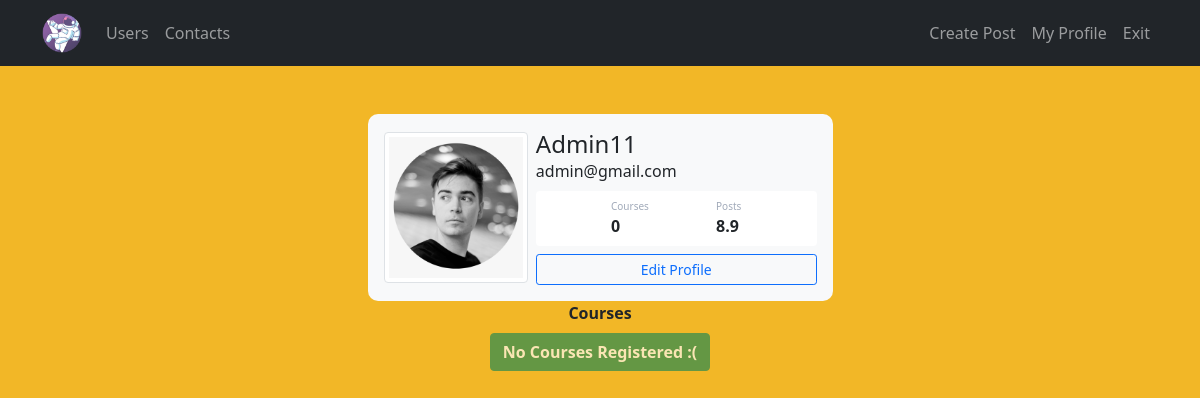
The app's page /profile (signed in), older data.
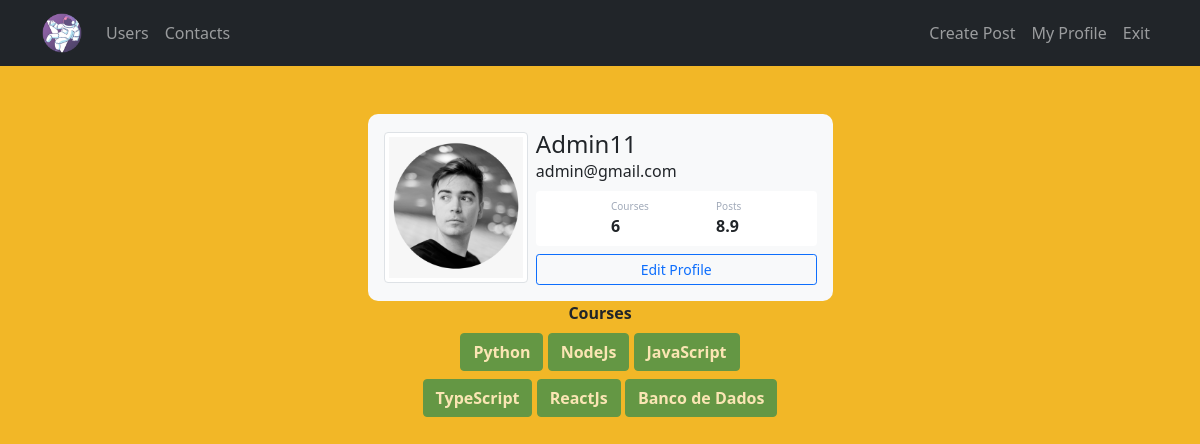
The same page, newer data.
### site_web/models.py (models this page shows)
class User(database.Model, UserMixin):
    id = database.Column(database.Integer, primary_key=True)
    username = database.Column(database.String, nullable=False)
    email = database.Column(database.String, nullable=False, unique=True)
    password = database.Column(database.String, nullable=False)
    profile_picture = database.Column(database.String, default='default.jpg')
    courses = database.Column(database.String, nullable=False, default='Not Informed')
    posts = database.relationship('Post', backref='author', lazy=True)

### site_web/routes.py (the view)
@app.route("/profile")
@login_required
def profile():
    profile_picture = url_for('static', filename=f'media/{current_user.profile_picture}')
    return render_template("profile.html", profile_picture=profile_picture)

### site_web/models.py (called while the page is built)
@login_manager.user_loader
def load_user(id_user):
    return User.query.get(int(id_user))

### site_web/templates/profile.html (shortened to what this page needs)
{% extends 'base.html' %}
{% block body %}
<div class="container mt-5 d-flex justify-content-center">
  <div class="card p-3 col-5 border-0 bg-light">
    <div class="d-flex align-items-center">
        <img src="{{ profile_picture }}" class="rounded img-thumbnail col-md-4 me-2"/>
      <div class="col">
        <h4 class="mb-0 mt-0 text-capitalize">{{ current_user.username }}</h4>
        <span>{{ current_user.email }}</span>
        <div class="p-2 mt-2 bg-white d-flex justify-content-evenly rounded">
          <div class="d-flex flex-column">
            <span class="articles">Courses</span>
              {% if 'Not Informed' in current_user.courses or current_user.courses == '' %}
              <span class="fw-bold">0</span>
            {% else %}
              <span class="fw-bold">
                {{ current_user.courses.count(';') + 1 }}
              </span>
            {% endif %}
          </div>
          <div class="d-flex flex-column">
            <span class="rating">Posts</span>
            <span class="fw-bold">8.9</span>
          </div>
        </div>
        <div class="mt-2">
          <a href="{{ url_for('edit_profile')}}">
            <button class="btn btn-sm btn-outline-primary w-100">
              Edit Profile
            </button>
          </a>
        </div>
      </div>
    </div>
  </div>
</div>
<div class="container">
  <div class="row justify-content-center">
    <div class="col col-4 text-center">
      <strong>Courses</strong><br />
      {% if current_user.courses %}
        {% for course in current_user.courses.split(';') %}
          <button type="button" class="btn btn-success mt-2 fw-bolder" disabled>
            {{ course }}
          </button>
        {% endfor %}
      {% else %}
        <button type="button" class="btn btn-success mt-2 fw-bolder" disabled>
        No Courses Registered :(
        </button>
      {% endif %}
    </div>
  </div>
</div>
{% endblock body %}

Row changes from the older to the newer data that the page shows:
changed User "Admin11": courses (not shown) → "6"
Text that changed along with them:
new list line: "Python"
new list line: "NodeJs"
new list line: "JavaScript"
new list line: "TypeScript"
new list line: "ReactJs"
new list line: "Banco de Dados"
text no longer shown: "0 No Courses Registered :("
